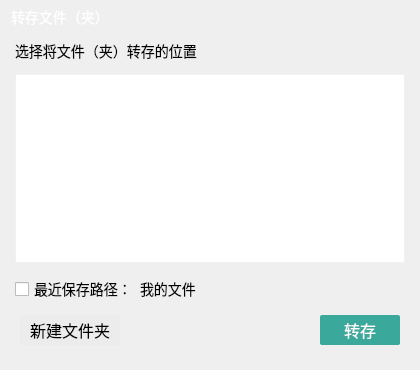
<?xml version="1.0" encoding="UTF-8"?>
<ui version="4.0">
 <class>QForwardWidget</class>
 <widget class="QBaseWidget" name="QForwardWidget">
  <property name="geometry">
   <rect>
    <x>0</x>
    <y>0</y>
    <width>420</width>
    <height>370</height>
   </rect>
  </property>
  <property name="windowTitle">
   <string>QForwardWidget</string>
  </property>
  <property name="styleSheet">
   <string notr="true">QForwardWidget{
	background:white;
	border-radius:8px;
}
QBaseWidget#titleWidget{
	background-color: qlineargradient(spread:pad, x1:0, y1:0, x2:1, y2:0, stop:0 rgba(58, 168, 155, 255), stop:1 rgba(129, 179, 77, 255));
	color:white;
	border-top-left-radius:8px;
	border-top-right-radius:8px;
}
QTreeWidget#treeWidget{
	font: 12pt &quot;微软雅黑&quot;;
	border:1px solid #f1f1f1;
}
QTreeWidget#treeWidget::item{
	height:25px;	
}
QLabel#lblTitle{
	color:white;
}
QLabel#lblTitle,QLabel#lblTitle2,QLabel#lblPath,QToolButton#btnNew,QToolButton#btnForward,QCheckBox#chkBox{
	font-family:&quot;微软雅黑&quot;;
	font-size : 14px;
}
QToolButton{
	border:none;
}
QToolButton#btnClose{
	border-image: url(:/images/close);
}
QToolButton#btnForward{
	font-size : 16px;
	background:#3aa89b;
	color:white;
	border:1px soild black;
	border-radius:2px;
}
QToolButton#btnNew{
	font-size : 16px;
	background:#ececec;
	border:1px soild black;
	border-radius:2px;
}</string>
  </property>
  <layout class="QVBoxLayout" name="verticalLayout_2">
   <property name="leftMargin">
    <number>0</number>
   </property>
   <property name="topMargin">
    <number>0</number>
   </property>
   <property name="rightMargin">
    <number>0</number>
   </property>
   <property name="bottomMargin">
    <number>25</number>
   </property>
   <item>
    <widget class="QBaseWidget" name="titleWidget" native="true">
     <property name="sizePolicy">
      <sizepolicy hsizetype="Preferred" vsizetype="Fixed">
       <horstretch>0</horstretch>
       <verstretch>0</verstretch>
      </sizepolicy>
     </property>
     <layout class="QHBoxLayout" name="horizontalLayout">
      <property name="topMargin">
       <number>6</number>
      </property>
      <property name="bottomMargin">
       <number>6</number>
      </property>
      <item>
       <widget class="QLabel" name="lblTitle">
        <property name="text">
         <string>转存文件（夹）</string>
        </property>
        <property name="scaledContents">
         <bool>true</bool>
        </property>
       </widget>
      </item>
      <item>
       <spacer name="horizontalSpacer">
        <property name="orientation">
         <enum>Qt::Horizontal</enum>
        </property>
        <property name="sizeHint" stdset="0">
         <size>
          <width>269</width>
          <height>9</height>
         </size>
        </property>
       </spacer>
      </item>
      <item>
       <widget class="QToolButton" name="btnClose">
        <property name="maximumSize">
         <size>
          <width>20</width>
          <height>20</height>
         </size>
        </property>
        <property name="text">
         <string/>
        </property>
        <property name="iconSize">
         <size>
          <width>20</width>
          <height>20</height>
         </size>
        </property>
        <property name="autoRaise">
         <bool>true</bool>
        </property>
       </widget>
      </item>
     </layout>
    </widget>
   </item>
   <item>
    <layout class="QVBoxLayout" name="verticalLayout">
     <property name="spacing">
      <number>12</number>
     </property>
     <property name="leftMargin">
      <number>15</number>
     </property>
     <property name="rightMargin">
      <number>15</number>
     </property>
     <item>
      <layout class="QHBoxLayout" name="horizontalLayout_2">
       <item>
        <widget class="QLabel" name="lblTitle2">
         <property name="text">
          <string>选择将文件（夹）转存的位置</string>
         </property>
         <property name="scaledContents">
          <bool>true</bool>
         </property>
        </widget>
       </item>
       <item>
        <spacer name="horizontalSpacer_2">
         <property name="orientation">
          <enum>Qt::Horizontal</enum>
         </property>
         <property name="sizeHint" stdset="0">
          <size>
           <width>40</width>
           <height>20</height>
          </size>
         </property>
        </spacer>
       </item>
      </layout>
     </item>
     <item>
      <widget class="QTreeWidget" name="treeWidget">
       <property name="indentation">
        <number>20</number>
       </property>
       <property name="rootIsDecorated">
        <bool>true</bool>
       </property>
       <attribute name="headerVisible">
        <bool>false</bool>
       </attribute>
      </widget>
     </item>
     <item>
      <layout class="QHBoxLayout" name="horizontalLayout_3">
       <property name="spacing">
        <number>2</number>
       </property>
       <item>
        <widget class="QCheckBox" name="chkBox">
         <property name="sizePolicy">
          <sizepolicy hsizetype="Fixed" vsizetype="Fixed">
           <horstretch>0</horstretch>
           <verstretch>0</verstretch>
          </sizepolicy>
         </property>
         <property name="text">
          <string>最近保存路径：</string>
         </property>
        </widget>
       </item>
       <item>
        <widget class="QLabel" name="lblPath">
         <property name="text">
          <string>我的文件</string>
         </property>
         <property name="scaledContents">
          <bool>true</bool>
         </property>
        </widget>
       </item>
      </layout>
     </item>
     <item>
      <layout class="QHBoxLayout" name="horizontalLayout_4">
       <property name="leftMargin">
        <number>5</number>
       </property>
       <property name="rightMargin">
        <number>5</number>
       </property>
       <item>
        <widget class="QToolButton" name="btnNew">
         <property name="minimumSize">
          <size>
           <width>100</width>
           <height>30</height>
          </size>
         </property>
         <property name="text">
          <string>新建文件夹</string>
         </property>
         <property name="toolButtonStyle">
          <enum>Qt::ToolButtonTextOnly</enum>
         </property>
         <property name="autoRaise">
          <bool>true</bool>
         </property>
        </widget>
       </item>
       <item>
        <spacer name="horizontalSpacer_3">
         <property name="orientation">
          <enum>Qt::Horizontal</enum>
         </property>
         <property name="sizeHint" stdset="0">
          <size>
           <width>40</width>
           <height>20</height>
          </size>
         </property>
        </spacer>
       </item>
       <item>
        <widget class="QToolButton" name="btnForward">
         <property name="minimumSize">
          <size>
           <width>80</width>
           <height>30</height>
          </size>
         </property>
         <property name="text">
          <string>转存</string>
         </property>
         <property name="toolButtonStyle">
          <enum>Qt::ToolButtonTextOnly</enum>
         </property>
         <property name="autoRaise">
          <bool>true</bool>
         </property>
        </widget>
       </item>
      </layout>
     </item>
    </layout>
   </item>
  </layout>
 </widget>
 <layoutdefault spacing="6" margin="11"/>
 <customwidgets>
  <customwidget>
   <class>QBaseWidget</class>
   <extends>QWidget</extends>
   <header>qbasewidget.h</header>
   <container>1</container>
  </customwidget>
 </customwidgets>
 <resources>
  <include location="../microlib.qrc"/>
 </resources>
 <connections/>
</ui>
